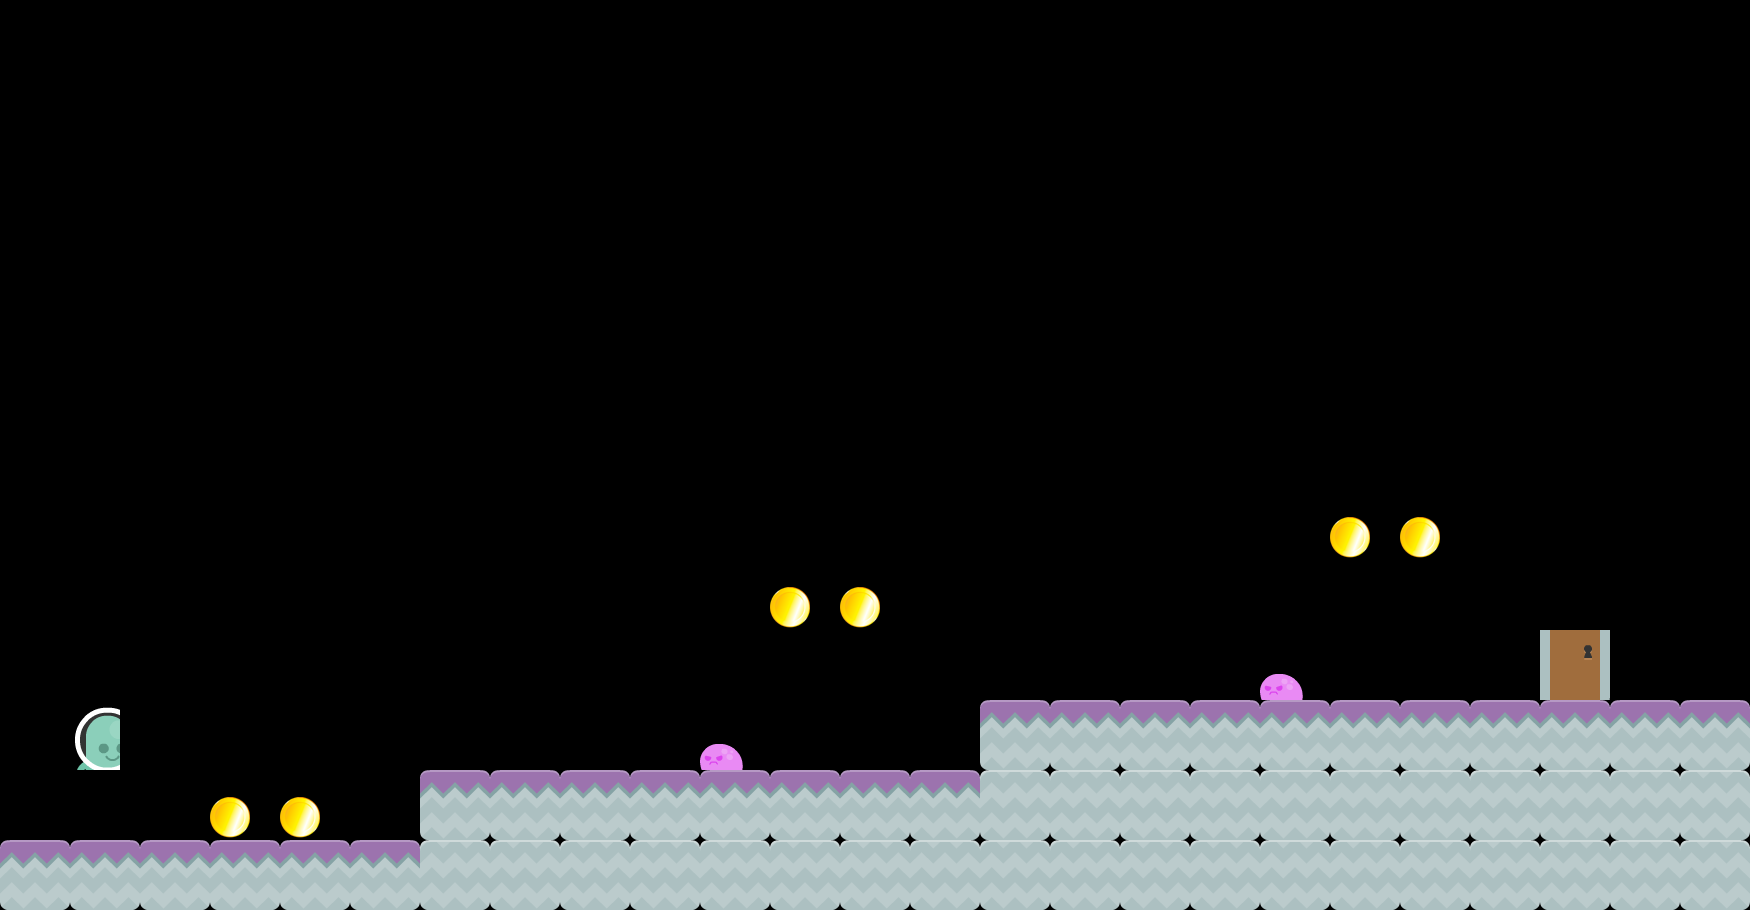

This is a level from a 2D game, rendered from its Tiled map with the project's own tilesets. A one-line summary and the complete map file follow:
An orthogonal 25x13 tile map with 70x70 px tiles, 1 tile layer (Tile Layer 1), 7 tilesets.

<map version="1.0" orientation="orthogonal" renderorder="right-down" width="25" height="13" tilewidth="70" tileheight="70" nextobjectid="1">
 <tileset firstgid="1" name="ground" tilewidth="70" tileheight="70" tilecount="1">
  <image source="../Art/Art/tiles/ground.png" width="70" height="70" />
 </tileset>
 <tileset firstgid="2" name="ground_dirt" tilewidth="70" tileheight="70" tilecount="1">
  <image source="../Art/Art/tiles/ground_dirt.png" width="70" height="70" />
 </tileset>
 <tileset firstgid="3" name="walk0001" tilewidth="50" tileheight="67" tilecount="1">
  <image source="../Art/Art/character/walk/walk0001.png" width="75" height="96" />
 </tileset>
 <tileset firstgid="4" name="slime_walk" tilewidth="43" tileheight="26" tilecount="1">
  <image source="../Art/Art/enemies/slime_walk.png" width="43" height="26" />
 </tileset>
 <tileset firstgid="5" name="coin_gold" tilewidth="40" tileheight="45" tilecount="1">
  <image source="../Art/Art/coin/coin/1.png" width="40" height="45" />
 </tileset>
 <tileset firstgid="6" name="door_closedMid" tilewidth="70" tileheight="70" tilecount="1">
  <image source="../Art/Art/exit/door_closedMid.png" width="70" height="70" />
 </tileset>
 <tileset firstgid="7" name="fly_fly" tilewidth="69" tileheight="31" tilecount="1">
  <image source="../Art/Art/enemies/fly_fly.png" width="69" height="31" />
 </tileset>
 <layer name="Tile Layer 1" width="25" height="13">
  <data encoding="csv">
0,0,0,0,0,0,0,0,0,0,0,0,0,0,0,0,0,0,0,0,0,0,0,0,0,
0,0,0,0,0,0,0,0,0,0,0,0,0,0,0,0,0,0,0,0,0,0,0,0,0,
0,0,0,0,0,0,0,0,0,0,0,0,0,0,0,0,0,0,0,0,0,0,0,0,0,
0,0,0,0,0,0,0,0,0,0,0,0,0,0,0,0,0,0,0,0,0,0,0,0,0,
0,0,0,0,0,0,0,0,0,0,0,0,0,0,0,0,0,0,0,0,0,0,0,0,0,
0,0,0,0,0,0,0,0,0,0,0,0,0,0,0,0,0,0,0,0,0,0,0,0,0,
0,0,0,0,0,0,0,0,0,0,0,0,0,0,0,0,0,0,0,0,0,0,0,0,0,
0,0,0,0,0,0,0,0,0,0,0,0,0,0,0,0,0,0,0,5,5,0,0,0,0,
0,0,0,0,0,0,0,0,0,0,0,5,5,0,0,0,0,0,0,0,0,0,0,0,0,
0,0,0,0,0,0,0,0,0,0,0,0,0,0,0,0,0,0,4,0,0,0,6,0,0,
0,3,0,0,0,0,0,0,0,0,4,0,0,0,1,1,1,1,1,1,1,1,1,1,1,
0,0,0,5,5,0,1,1,1,1,1,1,1,1,2,2,2,2,2,2,2,2,2,2,2,
1,1,1,1,1,1,2,2,2,2,2,2,2,2,2,2,2,2,2,2,2,2,2,2,2
</data>
 </layer>
</map>
